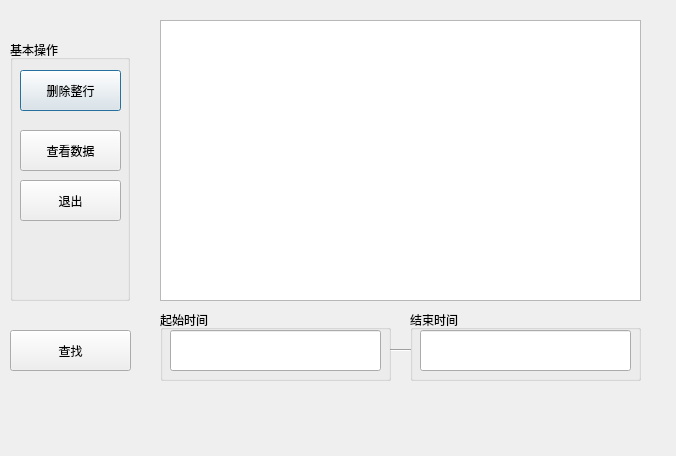
<?xml version="1.0" encoding="UTF-8"?>
<ui version="4.0">
 <class>Dialog</class>
 <widget class="QDialog" name="Dialog">
  <property name="geometry">
   <rect>
    <x>0</x>
    <y>0</y>
    <width>676</width>
    <height>456</height>
   </rect>
  </property>
  <property name="windowTitle">
   <string>Dialog</string>
  </property>
  <widget class="QTableView" name="tableView">
   <property name="geometry">
    <rect>
     <x>160</x>
     <y>20</y>
     <width>481</width>
     <height>281</height>
    </rect>
   </property>
  </widget>
  <widget class="QGroupBox" name="groupBox">
   <property name="geometry">
    <rect>
     <x>10</x>
     <y>40</y>
     <width>120</width>
     <height>261</height>
    </rect>
   </property>
   <property name="title">
    <string>基本操作</string>
   </property>
   <widget class="QPushButton" name="deleteButton">
    <property name="geometry">
     <rect>
      <x>10</x>
      <y>30</y>
      <width>101</width>
      <height>41</height>
     </rect>
    </property>
    <property name="text">
     <string>删除整行</string>
    </property>
   </widget>
   <widget class="QPushButton" name="lookButton">
    <property name="geometry">
     <rect>
      <x>10</x>
      <y>90</y>
      <width>101</width>
      <height>41</height>
     </rect>
    </property>
    <property name="text">
     <string>查看数据</string>
    </property>
   </widget>
   <widget class="QPushButton" name="quitButton">
    <property name="geometry">
     <rect>
      <x>10</x>
      <y>140</y>
      <width>101</width>
      <height>41</height>
     </rect>
    </property>
    <property name="text">
     <string>退出</string>
    </property>
   </widget>
  </widget>
  <widget class="QPushButton" name="checkButton">
   <property name="geometry">
    <rect>
     <x>10</x>
     <y>330</y>
     <width>121</width>
     <height>41</height>
    </rect>
   </property>
   <property name="text">
    <string>查找</string>
   </property>
  </widget>
  <widget class="Line" name="line">
   <property name="geometry">
    <rect>
     <x>390</x>
     <y>340</y>
     <width>21</width>
     <height>21</height>
    </rect>
   </property>
   <property name="orientation">
    <enum>Qt::Horizontal</enum>
   </property>
  </widget>
  <widget class="QGroupBox" name="groupBox_2">
   <property name="geometry">
    <rect>
     <x>160</x>
     <y>310</y>
     <width>231</width>
     <height>71</height>
    </rect>
   </property>
   <property name="title">
    <string>起始时间</string>
   </property>
   <widget class="QLineEdit" name="lineEdit">
    <property name="geometry">
     <rect>
      <x>10</x>
      <y>20</y>
      <width>211</width>
      <height>41</height>
     </rect>
    </property>
   </widget>
  </widget>
  <widget class="QGroupBox" name="groupBox_3">
   <property name="geometry">
    <rect>
     <x>410</x>
     <y>310</y>
     <width>231</width>
     <height>71</height>
    </rect>
   </property>
   <property name="title">
    <string>结束时间</string>
   </property>
   <widget class="QLineEdit" name="lineEdit_2">
    <property name="geometry">
     <rect>
      <x>10</x>
      <y>20</y>
      <width>211</width>
      <height>41</height>
     </rect>
    </property>
   </widget>
  </widget>
 </widget>
 <resources/>
 <connections/>
</ui>
